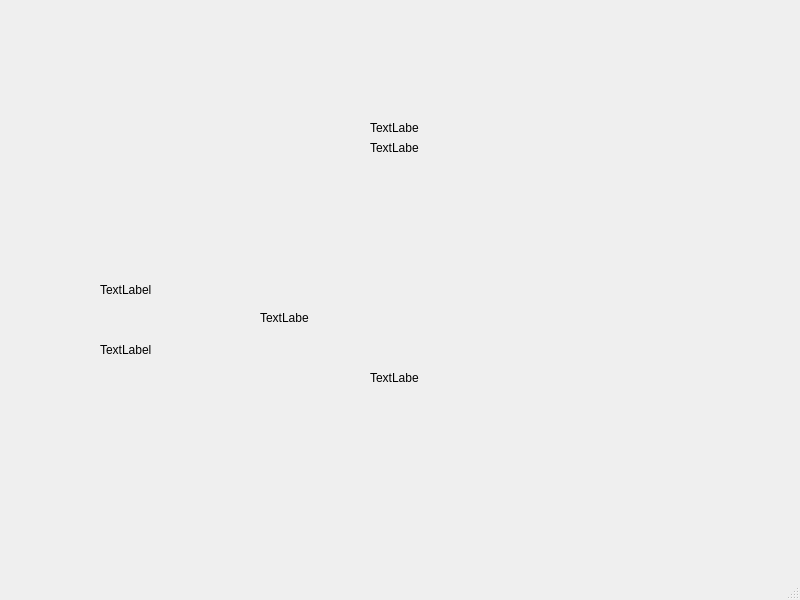
<?xml version="1.0" encoding="UTF-8"?>
<ui version="4.0">
 <class>MainWindow</class>
 <widget class="QMainWindow" name="MainWindow">
  <property name="geometry">
   <rect>
    <x>0</x>
    <y>0</y>
    <width>800</width>
    <height>600</height>
   </rect>
  </property>
  <property name="windowTitle">
   <string>MainWindow</string>
  </property>
  <widget class="QWidget" name="centralwidget">
   <widget class="QLabel" name="label_1">
    <property name="geometry">
     <rect>
      <x>100</x>
      <y>320</y>
      <width>600</width>
      <height>60</height>
     </rect>
    </property>
    <property name="text">
     <string>TextLabel</string>
    </property>
   </widget>
   <widget class="QLabel" name="label_2">
    <property name="geometry">
     <rect>
      <x>100</x>
      <y>260</y>
      <width>600</width>
      <height>60</height>
     </rect>
    </property>
    <property name="text">
     <string>TextLabel</string>
    </property>
   </widget>
   <widget class="QLabel" name="label_Im">
    <property name="geometry">
     <rect>
      <x>290</x>
      <y>180</y>
      <width>49</width>
      <height>16</height>
     </rect>
    </property>
    <property name="text">
     <string/>
    </property>
   </widget>
   <widget class="QLabel" name="label_Re">
    <property name="geometry">
     <rect>
      <x>290</x>
      <y>160</y>
      <width>49</width>
      <height>16</height>
     </rect>
    </property>
    <property name="text">
     <string/>
    </property>
   </widget>
   <widget class="QLabel" name="label_degree_1">
    <property name="geometry">
     <rect>
      <x>260</x>
      <y>310</y>
      <width>49</width>
      <height>16</height>
     </rect>
    </property>
    <property name="text">
     <string>TextLabel</string>
    </property>
   </widget>
   <widget class="QLabel" name="label_degree_2">
    <property name="geometry">
     <rect>
      <x>370</x>
      <y>370</y>
      <width>49</width>
      <height>16</height>
     </rect>
    </property>
    <property name="text">
     <string>TextLabel</string>
    </property>
   </widget>
   <widget class="QLabel" name="label_kord_1">
    <property name="geometry">
     <rect>
      <x>370</x>
      <y>120</y>
      <width>49</width>
      <height>16</height>
     </rect>
    </property>
    <property name="text">
     <string>TextLabel</string>
    </property>
   </widget>
   <widget class="QLabel" name="label_kord_2">
    <property name="geometry">
     <rect>
      <x>370</x>
      <y>140</y>
      <width>49</width>
      <height>16</height>
     </rect>
    </property>
    <property name="text">
     <string>TextLabel</string>
    </property>
   </widget>
  </widget>
  <widget class="QMenuBar" name="menubar">
   <property name="geometry">
    <rect>
     <x>0</x>
     <y>0</y>
     <width>800</width>
     <height>21</height>
    </rect>
   </property>
  </widget>
  <widget class="QStatusBar" name="statusbar"/>
 </widget>
 <resources/>
 <connections/>
</ui>
